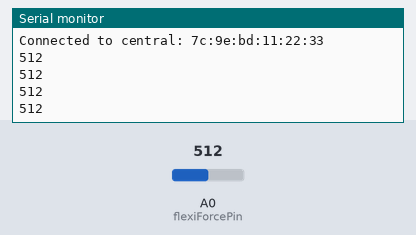
Recording of a sketch running on a simulated Arduino Nano 33 IoT. On the bench: the last lines printed to the serial monitor. The test bench sets the inputs (shaded band); at power-on: A0 (flexiForcePin) = 512. Nothing arrives over Bluetooth unless stated; a phone connects over Bluetooth LE 3 s after start.

Above: at 4.0 s.
4.1 s: A0 (flexiForcePin) set to 716
At 4.43 s:
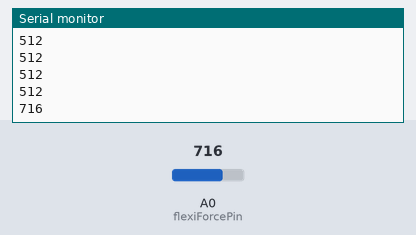
5.6 s: A0 (flexiForcePin) set to 900
At 5.68 s:
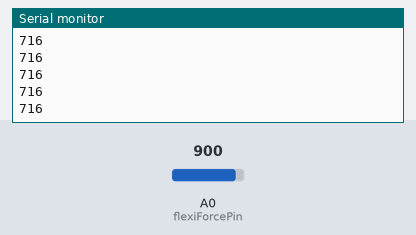
Timing chart, 0 to 8.6 s (numbered marks = the images above; inputs shaded):
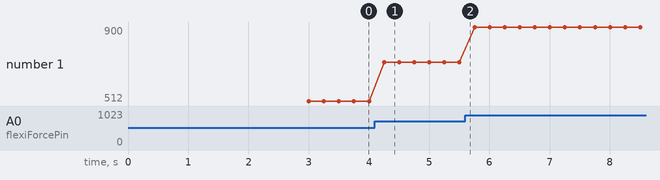

The sketch:

arduinoCode.ino
```cpp
#include <ArduinoBLE.h>
//#include <CurieBLE.h>

BLEService boaService("FD93");//add uuid
BLEUnsignedCharCharacteristic boaChar("96D8B57A-51E1-11EA-8D77-2E728CE88125", BLERead | BLENotify);//add uuid

int flexiForcePin = A0;

void setup() {
  Serial.begin(9600);
  if (!BLE.begin()){
    Serial.println("Starting BLE failed.");

    while(1);
  }
  BLE.setLocalName("BoaMonitor");
  BLE.setAdvertisedService(boaService);
  boaService.addCharacteristic(boaChar);
  BLE.addService(boaService);

  BLE.advertise();
  Serial.println("Bluetooth device active, waiting for connections...");


}

void loop() {
  BLEDevice central = BLE.central();

  if (central){
    Serial.print("Connected to central: ");
    Serial.println(central.address());
  }

  while(central.connected()){
    int flexiForceReading = analogRead(flexiForcePin);

    Serial.println(flexiForceReading);
    delay(250);
  }

}
//https://github.com/grboehringer/prostheticKSU.git
```

Measured:
- after the input at 4.1 s, the serial monitor: prints a new line after 0.15 s (image 1)
- plotted number 1: 512 → 716 after the input at 4.1 s, 716 → 900 after the input at 5.6 s
